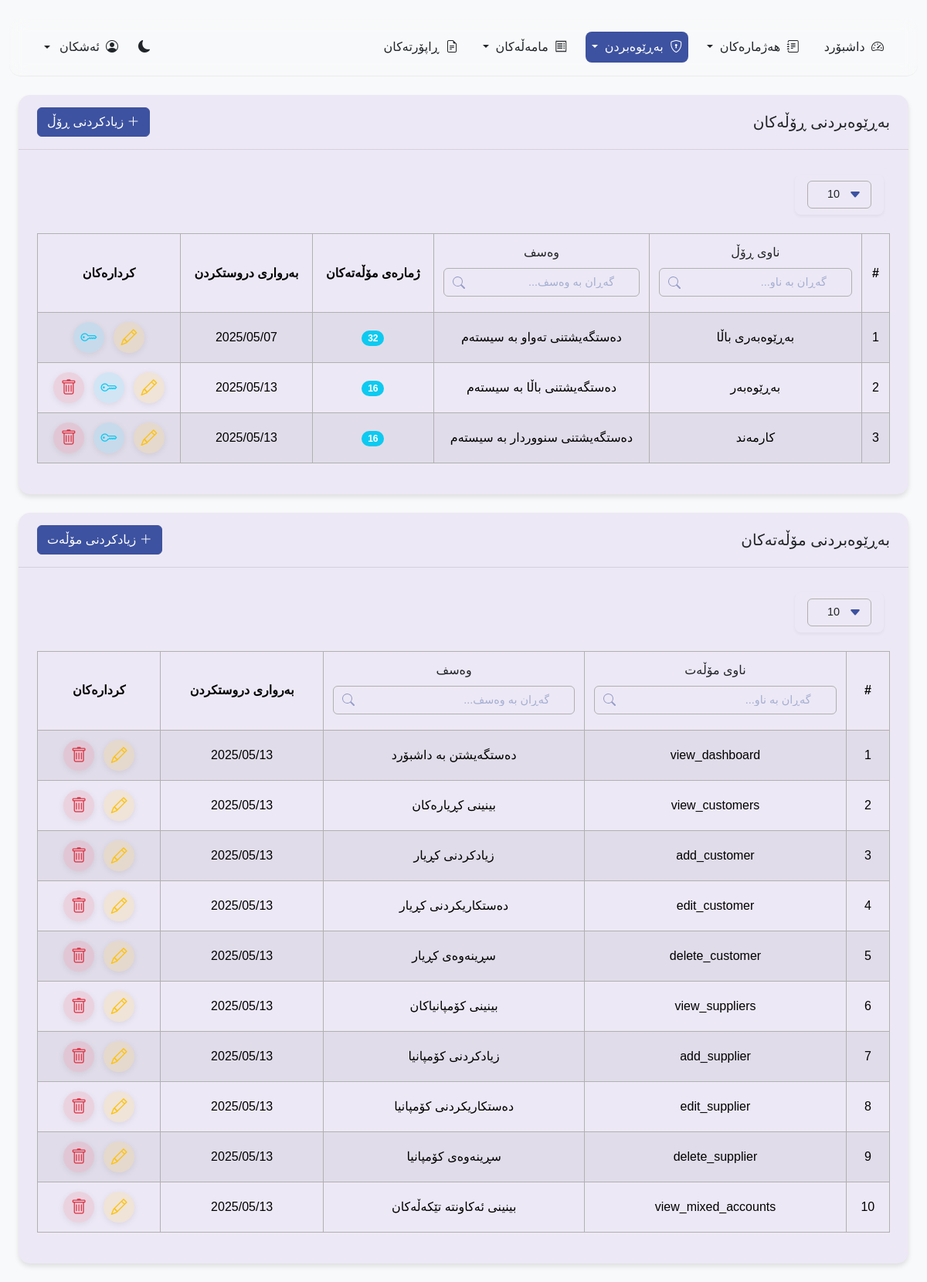
Screenshot of /pages/roles.php (signed in) with the database file from the repository.
### tables this page shows
CREATE TABLE `roles` (
  `id` int(11) NOT NULL,
  `name` varchar(50) NOT NULL,
  `description` text DEFAULT NULL,
  `created_at` timestamp NOT NULL DEFAULT current_timestamp()
);

CREATE TABLE `permissions` (
  `id` int(11) NOT NULL,
  `name` varchar(50) NOT NULL,
  `description` text DEFAULT NULL,
  `created_at` timestamp NOT NULL DEFAULT current_timestamp()
);

### pages/roles.php (the view, shortened to what this page needs)
<?php
$db = Database::getInstance();
$stmt = $db->prepare("
    SELECT r.*, COUNT(rp.permission_id) as permission_count
    FROM roles r
    LEFT JOIN role_permissions rp ON r.id = rp.role_id
    GROUP BY r.id
    ORDER BY r.id
");
$stmt->execute();
$roles = $stmt->fetchAll();
$stmt = $db->prepare("SELECT * FROM permissions ORDER BY id");
$stmt->execute();
$permissions = $stmt->fetchAll();
?>
<!DOCTYPE html>
<html lang="ku" dir="rtl" data-bs-theme="<?php echo isset($_COOKIE['theme']) ? $_COOKIE['theme'] : 'light'; ?>">
<head>
    <link rel="stylesheet" href="https://cdn.jsdelivr.net/npm/bootstrap@5.3.2/dist/css/bootstrap.rtl.min.css">
    <link rel="stylesheet" href="https://cdn.jsdelivr.net/npm/bootstrap-icons@1.11.3/font/bootstrap-icons.min.css">
    <link rel="stylesheet" href="https://cdn.datatables.net/1.13.6/css/dataTables.bootstrap5.min.css">
    <link rel="stylesheet" href="https://cdn.jsdelivr.net/npm/sweetalert2@11.10.5/dist/sweetalert2.min.css">
    <link rel="stylesheet" href="../assets/css/common.css">
    <link rel="stylesheet" href="../assets/css/navbar.css">
    <link rel="stylesheet" href="../assets/css/dashboard.css">
    <link rel="stylesheet" href="../assets/css/tables.css">
</head>
<body class="bg-body-tertiary">
    <div class="container-fluid py-4">
        <?php include '../includes/navbar.php'; ?>
        <div class="container-fluid">
            <div class="card">
                <div class="card-header d-flex justify-content-between align-items-center">
                    <h5 class="mb-0">بەڕێوەبردنی ڕۆڵەکان</h5>
                    <button type="button" class="btn btn-primary" data-bs-toggle="modal" data-bs-target="#addRoleModal">
                        <i class="bi bi-plus-lg"></i> زیادکردنی ڕۆڵ
                    </button>
                </div>
                <div class="card-body">
                    <div class="table-controls">
                        <div class="records-per-page">
                            <select id="per_page_roles" class="form-select">
                                <option value="10" selected>10</option>
                            </select>
                        </div>
                    </div>
                    <div class="table-responsive">
                        <table class="table table-striped table-hover table-bordered">
                            <thead>
                                <tr>
                                    <th class="border">#</th>
                                    <th class="border">
                                        <div class="table-header-with-search">
                                            <div class="header-text">ناوی ڕۆڵ</div>
                                            <div class="column-search">
                                                <input type="text" class="form-control" placeholder="گەڕان بە ناو..." onkeyup="filterRolesTable(this, 1)">
                                            </div>
                                        </div>
                                    </th>
                                    <th class="border">
                                        <div class="table-header-with-search">
                                            <div class="header-text">وەسف</div>
                                            <div class="column-search">
                                                <input type="text" class="form-control" placeholder="گەڕان بە وەسف..." onkeyup="filterRolesTable(this, 2)">
                                            </div>
                                        </div>
                                    </th>
                                    <th class="border">ژمارەی مۆڵەتەکان</th>
                                    <th class="border">بەرواری دروستکردن</th>
                                    <th class="border">کردارەکان</th>
                                </tr>
                            </thead>
                            <tbody id="rolesTableBody">
                                <?php foreach ($roles as $index => $role): ?>
                                <tr>
                                    <td><?php echo $index + 1; ?></td>
                                    <td><?php echo htmlspecialchars($role['name']); ?></td>
                                    <td><?php echo htmlspecialchars($role['description'] ?? 'بێ وەسف'); ?></td>
                                    <td>
                                        <span class="badge rounded-pill bg-info">
                                            <?php echo $role['permission_count']; ?>
                                        </span>
                                    </td>
                                    <td><?php echo date('Y/m/d', strtotime($role['created_at'])); ?></td>
                                    <td>
                                        <div class="d-flex gap-2 justify-content-center">
                                            <a
                                                href="javascript:void(0);"
                                                class="action-btn edit"
                                                data-bs-toggle="modal"
                                                data-bs-target="#editRoleModal"
                                                data-id="<?php echo $role['id']; ?>"
                                                data-name="<?php echo htmlspecialchars($role['name']); ?>"
                                                data-description="<?php echo htmlspecialchars($role['description'] ?? ''); ?>"
                                                title="دەستکاری"
                                            >
                                                <i class="bi bi-pencil"></i>
                                            </a>
                                            <a
                                                href="javascript:void(0);"
                                                class="action-btn view"
                                                data-bs-toggle="modal"
                                                data-bs-target="#managePermissionsModal"
                                                data-id="<?php echo $role['id']; ?>"
                                                data-name="<?php echo htmlspecialchars($role['name']); ?>"
                                                title="مۆڵەتەکان"
                                            >
                                                <i class="bi bi-key"></i>
                                            </a>
                                            <?php if ($role['id'] > 1):  ?>
                                            <a
                                                href="javascript:void(0);"
                                                class="action-btn delete"
                                                data-bs-toggle="modal"
                                                data-bs-target="#deleteRoleModal"
                                                data-id="<?php echo $role['id']; ?>"
                                                data-name="<?php echo htmlspecialchars($role['name']); ?>"
                                                title="سڕینەوە"
                                            >
                                                <i class="bi bi-trash"></i>
                                            </a>
                                            <?php endif; ?>
                                        </div>
                                    </td>
                                </tr>
                                <?php endforeach; ?>
                            </tbody>
                        </table>
                    </div>
                </div>
            </div>
            <div class="card mt-4">
                <div class="card-header d-flex justify-content-between align-items-center">
                    <h5 class="mb-0">بەڕێوەبردنی مۆڵەتەکان</h5>
                    <button type="button" class="btn btn-primary" data-bs-toggle="modal" data-bs-target="#addPermissionModal">
                        <i class="bi bi-plus-lg"></i> زیادکردنی مۆڵەت
                    </button>
                </div>
                <div class="card-body">
                    <div class="table-controls">
                        <div class="records-per-page">
                            <select id="per_page_permissions" class="form-select">
                                <option value="10" selected>10</option>
                            </select>
                        </div>
                    </div>
                    <div class="table-responsive">
                        <table class="table table-striped table-hover table-bordered">
                            <thead>
                                <tr>
                                    <th class="border">#</th>
                                    <th class="border">
                                        <div class="table-header-with-search">
                                            <div class="header-text">ناوی مۆڵەت</div>
                                            <div class="column-search">
                                                <input type="text" class="form-control" placeholder="گەڕان بە ناو..." onkeyup="filterPermissionsTable(this, 1)">
                                            </div>
                                        </div>
                                    </th>
                                    <th class="border">
                                        <div class="table-header-with-search">
                                            <div class="header-text">وەسف</div>
                                            <div class="column-search">
                                                <input type="text" class="form-control" placeholder="گەڕان بە وەسف..." onkeyup="filterPermissionsTable(this, 2)">
                                            </div>
                                        </div>
                                    </th>
                                    <th class="border">بەرواری دروستکردن</th>
                                    <th class="border">کردارەکان</th>
                                </tr>
                            </thead>
                            <tbody id="permissionsTableBody">
                                <?php foreach ($permissions as $index => $permission): ?>
                                <tr>
                                    <td><?php echo $index + 1; ?></td>
                                    <td><?php echo htmlspecialchars($permission['name']); ?></td>
                                    <td><?php echo htmlspecialchars($permission['description'] ?? 'بێ وەسف'); ?></td>
                                    <td><?php echo date('Y/m/d', strtotime($permission['created_at'])); ?></td>
                                    <td>
                                        <div class="d-flex gap-2 justify-content-center">
                                            <a
                                                href="javascript:void(0);"
                                                class="action-btn edit"
                                                data-bs-toggle="modal"
                                                data-bs-target="#editPermissionModal"
                                                data-id="<?php echo $permission['id']; ?>"
                                                data-name="<?php echo htmlspecialchars($permission['name']); ?>"
                                                data-description="<?php echo htmlspecialchars($permission['description'] ?? ''); ?>"
                                                title="دەستکاری"
                                            >
                                                <i class="bi bi-pencil"></i>
                                            </a>
                                            <a
                                                href="javascript:void(0);"
                                                class="action-btn delete"
                                                data-bs-toggle="modal"
                                                data-bs-target="#deletePermissionModal"
                                                data-id="<?php echo $permission['id']; ?>"
                                                data-name="<?php echo htmlspecialchars($permission['name']); ?>"
                                                title="سڕینەوە"
                                            >
                                                <i class="bi bi-trash"></i>
                                            </a>
                                        </div>
                                    </td>
                                </tr>
                                <?php endforeach; ?>
                            </tbody>
                        </table>
                    </div>
                </div>
            </div>
        </div>
    </div>
</body>
</html>

### rows the page displays
roles: name "بەڕێوەبەری باڵا", description "دەستگەیشتنی تەواو بە سیستەم", permission_count "32", created_at "2025/05/07"
roles: name "بەڕێوەبەر", description "دەستگەیشتنی باڵا بە سیستەم", permission_count "16", created_at "2025/05/13"
roles: name "کارمەند", description "دەستگەیشتنی سنووردار بە سیستەم", permission_count "16", created_at "2025/05/13"
permissions: name "view_dashboard", description "دەستگەیشتن بە داشبۆرد", created_at "2025/05/13"
permissions: name "view_customers", description "بینینی کڕیارەکان", created_at "2025/05/13"
permissions: name "add_customer", description "زیادکردنی کڕیار", created_at "2025/05/13"
permissions: name "edit_customer", description "دەستکاریکردنی کڕیار", created_at "2025/05/13"
permissions: name "delete_customer", description "سڕینەوەی کڕیار", created_at "2025/05/13"
permissions: name "view_suppliers", description "بینینی کۆمپانیاکان", created_at "2025/05/13"
permissions: name "add_supplier", description "زیادکردنی کۆمپانیا", created_at "2025/05/13"
permissions: name "edit_supplier", description "دەستکاریکردنی کۆمپانیا", created_at "2025/05/13"
permissions: name "delete_supplier", description "سڕینەوەی کۆمپانیا", created_at "2025/05/13"
permissions: name "view_mixed_accounts", description "بینینی ئەکاونتە تێکەڵەکان", created_at "2025/05/13"

### other values shown
$user_full_name "ئەشکان"
